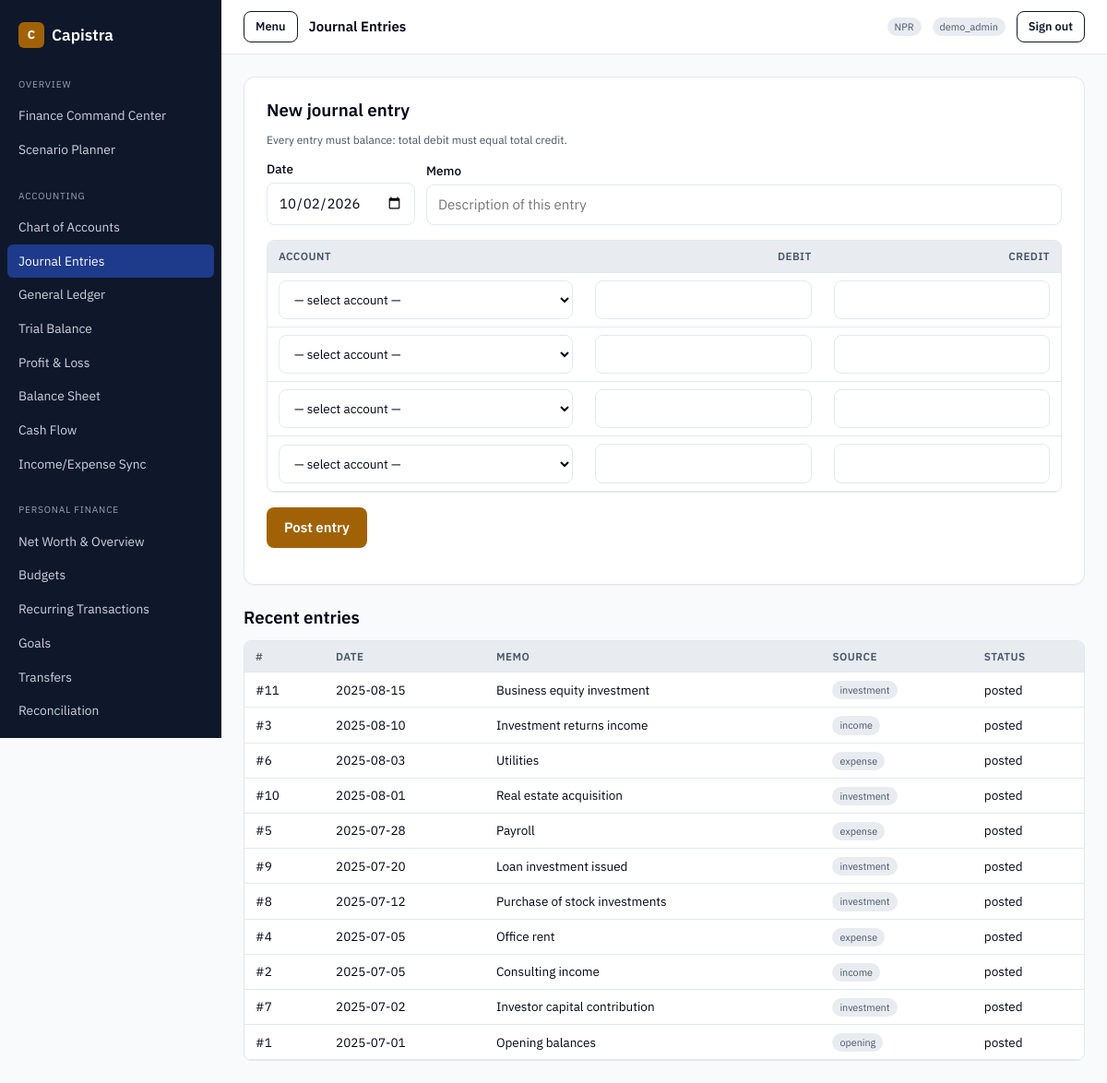
Page /accounting/journal.php (signed in) on the committed database.
### tables this page shows
CREATE TABLE `journal_entries` (
  `id` int(11) NOT NULL AUTO_INCREMENT,
  `entry_date` date NOT NULL,
  `reference` varchar(60) DEFAULT NULL,
  `memo` varchar(255) DEFAULT NULL,
  `source_type` enum('manual','income','expense','investment','billing','opening','other') NOT NULL DEFAULT 'manual',
  `source_id` int(11) DEFAULT NULL,
  `status` enum('draft','posted','void') NOT NULL DEFAULT 'posted',
  `created_by` int(11) DEFAULT NULL,
  `created_at` timestamp NOT NULL DEFAULT current_timestamp(),
  PRIMARY KEY (`id`),
  KEY `idx_journal_date` (`entry_date`),
  KEY `idx_journal_source` (`source_type`, `source_id`),
  KEY `idx_journal_status` (`status`)
);

### accounting/lib/auth.php (called while the page is built, shortened)
<?php
if (!function_exists('e')) {
    function e(?string $value): string
    {
        return htmlspecialchars((string) $value, ENT_QUOTES, 'UTF-8');
    }
}

### accounting/journal.php (the view, shortened to what this page needs)
<?php
require_once __DIR__ . '/lib/auth.php';
require_once __DIR__ . '/lib/layout.php';
$pdo  = capistra_pdo();
$entries = $pdo->query('SELECT id, entry_date, reference, memo, source_type, status
                        FROM journal_entries ORDER BY entry_date DESC, id DESC LIMIT 40')->fetchAll();
?>
<div class="card" style="margin-bottom:var(--space-2xl)">
  <h2>New journal entry</h2>
  <p class="hint">Every entry must balance: total debit must equal total credit.</p>
  <form method="post" action="journal.php">
    <div class="toolbar">
      <div class="form-row">
        <label for="entry_date">Date</label>
        <input type="date" id="entry_date" name="entry_date" value="<?= e(date('Y-m-d')) ?>" required>
      </div>
      <div class="form-row" style="flex:1 1 320px">
        <label for="memo">Memo</label>
        <input id="memo" name="memo" maxlength="255" placeholder="Description of this entry">
      </div>
    </div>
    <div class="table-wrap">
      <table class="data">
        <thead>
          <tr><th scope="col">Account</th><th scope="col" class="num">Debit</th><th scope="col" class="num">Credit</th></tr>
        </thead>
        <tbody>
        <?php for ($i = 0; $i < 4; $i++): ?>
          <tr>
            <td>
              <select id="account_id_<?= $i ?>" name="account_id[]">
                <option value="">— select account —</option>
              </select>
            </td>
            <td class="num"><input name="debit[]" inputmode="decimal" value="" aria-label="Debit row <?= $i + 1 ?>"></td>
            <td class="num"><input name="credit[]" inputmode="decimal" value="" aria-label="Credit row <?= $i + 1 ?>"></td>
          </tr>
        <?php endfor; ?>
        </tbody>
      </table>
    </div>
    <p style="margin-top:var(--space-xl)"><button class="btn btn--primary" type="submit">Post entry</button></p>
  </form>
</div>
<h2>Recent entries</h2>
<div class="table-wrap">
  <table class="data">
    <thead><tr><th scope="col">#</th><th scope="col">Date</th><th scope="col">Memo</th><th scope="col">Source</th><th scope="col">Status</th></tr></thead>
    <tbody>
    <?php if ($entries === []): ?>
      <tr><td colspan="5" class="empty-state">No journal entries yet.</td></tr>
    <?php else: foreach ($entries as $en): ?>
      <tr>
        <td>#<?= (int) $en['id'] ?></td>
        <td><?= e((string) $en['entry_date']) ?></td>
        <td><?= e((string) ($en['memo'] ?? '')) ?></td>
        <td><span class="badge"><?= e((string) $en['source_type']) ?></span></td>
        <td><?= e((string) $en['status']) ?></td>
      </tr>
    <?php endforeach; endif; ?>
    </tbody>
  </table>
</div>

### assets/css/capistra.css (style rules this page uses)
:root { --color-primary: #0f172a; --color-on-primary: #ffffff; --color-secondary: #1e3a8a; --color-accent: #a16207; --color-on-accent: #ffffff; --color-background: #f8fafc; --color-foreground: #020617; --color-card: #ffffff; --color-muted: #e8ecf1; --color-muted-foreground: #475569; --color-border: #e2e8f0; --color-destructive: #dc2626; --color-on-destructive: #ffffff; --color-ring: #0f172a; --color-positive: #047857; --color-negative: #b91c1c; --space-xs: 2px; --space-sm: 4px; --space-md: 8px; --space-lg: 12px; --space-xl: 16px; --space-2xl: 24px; --space-3xl: 32px; --radius-sm: 6px; --radius-md: 8px; --radius-lg: 12px; --shadow-sm: 0 1px 2px rgba(0, 0, 0, 0.05); --shadow-md: 0 4px 6px rgba(0, 0, 0, 0.08); --shadow-lg: 0 10px 15px rgba(0, 0, 0, 0.10); --motion-fast: 150ms; --motion-base: 200ms; }
* { box-sizing: border-box; }
html, body { margin: 0; padding: 0; background: var(--color-background); color: var(--color-foreground); font-family: "IBM Plex Sans", -apple-system, BlinkMacSystemFont, "Segoe UI", Roboto, Arial, sans-serif; font-size: 15px; line-height: 1.5; -webkit-font-smoothing: antialiased; }
h1, h2, h3, h4 { margin: 0 0 var(--space-lg); font-weight: 600; line-height: 1.25; }
h2 { font-size: 1.25rem; }
.card { background: var(--color-card); border: 1px solid var(--color-border); border-radius: var(--radius-lg); padding: var(--space-2xl); box-shadow: var(--shadow-sm); }
.badge { display: inline-block; font-size: 0.72rem; padding: 2px 8px; border-radius: 999px; background: var(--color-muted); color: var(--color-muted-foreground); }
.table-wrap { overflow-x: auto; border: 1px solid var(--color-border); border-radius: var(--radius-md); background: var(--color-card); }
table.data { width: 100%; border-collapse: collapse; font-size: 0.9rem; }
table.data th, table.data td { text-align: left; padding: var(--space-md) var(--space-lg); border-bottom: 1px solid var(--color-border); }
table.data th { background: var(--color-muted); font-weight: 600; font-size: 0.78rem; text-transform: uppercase; letter-spacing: 0.04em; color: var(--color-muted-foreground); }
table.data td.num, table.data th.num { text-align: right; font-variant-numeric: tabular-nums; }
.form-row { margin-bottom: var(--space-xl); }
label { display: block; font-weight: 500; margin-bottom: var(--space-sm); font-size: 0.9rem; }
input, select, textarea { width: 100%; padding: 10px 12px; border: 1px solid var(--color-border); border-radius: var(--radius-md); font: inherit; background: #fff; color: var(--color-foreground); transition: border-color var(--motion-base) ease, box-shadow var(--motion-base) ease; }
.hint { font-size: 0.8rem; color: var(--color-muted-foreground); margin-top: var(--space-sm); }
.btn { display: inline-flex; align-items: center; justify-content: center; gap: var(--space-md); min-height: 40px; padding: 10px 18px; border-radius: var(--radius-md); border: 1px solid transparent; font: inherit; font-weight: 600; cursor: pointer; transition: background var(--motion-base) ease, opacity var(--motion-base) ease; }
.btn--primary { background: var(--color-accent); color: var(--color-on-accent); }
.toolbar { display: flex; flex-wrap: wrap; gap: var(--space-lg); align-items: flex-end; margin-bottom: var(--space-xl); }
.toolbar .form-row { margin-bottom: 0; }

### rows in the picture
journal_entries: id "11", entry_date "2025-08-15", memo "Business equity investment", source_type "investment", status "posted"
journal_entries: id "3", entry_date "2025-08-10", memo "Investment returns income", source_type "income", status "posted"
journal_entries: id "6", entry_date "2025-08-03", memo "Utilities", source_type "expense", status "posted"
journal_entries: id "10", entry_date "2025-08-01", memo "Real estate acquisition", source_type "investment", status "posted"
journal_entries: id "5", entry_date "2025-07-28", memo "Payroll", source_type "expense", status "posted"
journal_entries: id "9", entry_date "2025-07-20", memo "Loan investment issued", source_type "investment", status "posted"
journal_entries: id "8", entry_date "2025-07-12", memo "Purchase of stock investments", source_type "investment", status "posted"
journal_entries: id "4", entry_date "2025-07-05", memo "Office rent", source_type "expense", status "posted"
journal_entries: id "2", entry_date "2025-07-05", memo "Consulting income", source_type "income", status "posted"
journal_entries: id "7", entry_date "2025-07-02", memo "Investor capital contribution", source_type "investment", status "posted"
journal_entries: id "1", entry_date "2025-07-01", memo "Opening balances", source_type "opening", status "posted"

### other values in the picture
capistra_setting('display_name', APP_NAME) "Capistra"
$group "OVERVIEW"
$label "Finance Command Center"
$label "Scenario Planner"
$group "ACCOUNTING"
$label "Chart of Accounts"
$label "Journal Entries"
$label "General Ledger"
$label "Trial Balance"
$label "Profit & Loss"
$label "Balance Sheet"
$label "Cash Flow"
$label "Income/Expense Sync"
$group "PERSONAL FINANCE"
$label "Net Worth & Overview"
